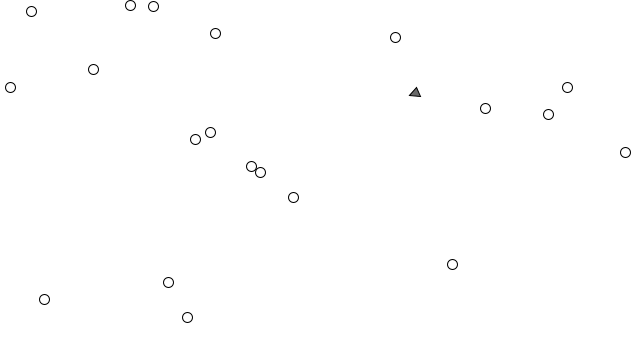
Frame 1 (no input)
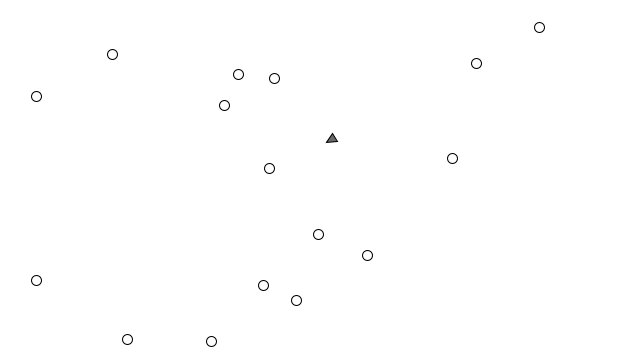
Frame 60 (the mouse pressed at the canvas centre just before this capture)
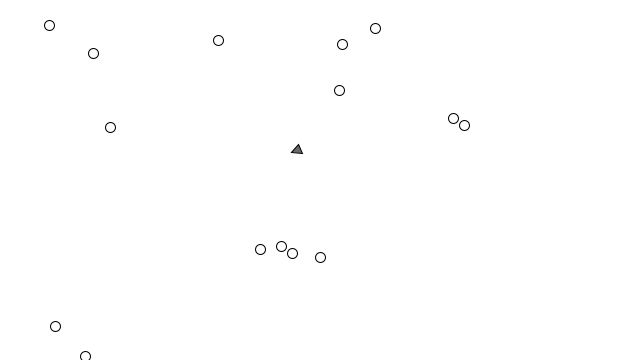
Frame 120 (the mouse held since frame 60 and released just before this capture)

The Processing sketch that drew these frames (run headless with seeded random() and noise(); from frame 60 on, the mouse is pressed at the canvas centre):

// Processing sketch: PerceptronBasedSteering
// ── PerceptronBasedSteering.pde
class Vehicle{ 
  PVector location;
  PVector velocity;
  PVector acceleration;
  float maxforce;
  float maxspeed;
  Perceptron brain;
  
  Vehicle(float x, float y, int n){
   location = new PVector(x,y);
   velocity = new PVector();
   acceleration = new PVector();
   
   maxspeed = 4;
   maxforce = 0.1;
   brain = new Perceptron(n, 0.001);
  }
 
  void step() {
   velocity.add(acceleration);
   acceleration.mult(0);
   velocity.limit(maxspeed);
   location.add(velocity);
   checkEdges();
  }
  
  
  void display() {
   float heading = velocity.heading();
   fill(0, 150);
   stroke(0);
   
   pushMatrix();
   translate(location.x, location.y);
   rotate(heading);
   triangle(-5,5, -5,-5, 5,0);
   popMatrix();
    
  }
  
  void checkEdges() {
   if(location.x > width) location.x = 0;
   else if(location.x < 0) location.x = width;
   
   if(location.y > height) location.y = 0;
   else if(location.y <0 ) location.y = height;
  }
  
  void seek(ArrayList<PVector> targets) {
    PVector[] forces = new PVector[targets.size()];

    PVector sum = new PVector();
    for(int i = 0; i<forces.length; i++) {
     forces[i] = seek(targets.get(i)); 
     sum.add(forces[i]);
    }
    
    PVector output = brain.process(forces);
    applyForce(output);
    
    PVector desired = new PVector(width/2, height/2);
    PVector error = PVector.sub(sum, location);
    brain.train(forces, error);
  }
  
  PVector seek(PVector target) {
   PVector desired = PVector.sub(target, location);
   desired.normalize();
   desired.mult(maxspeed);
   
   PVector desired_vel = PVector.sub(desired, velocity);
   desired_vel.limit(maxspeed);
   
   return desired_vel;
  }
  
  
  void applyForce(PVector f) {
   PVector force = f.copy();
   force.div(5);
   force.limit(maxforce);
   acceleration.add(force);
  }
  void update() {
   step();
   display();
  }
}

class Perceptron {
 PVector[] weights;
 float c = 0.01;
 
 Perceptron(int size, float learning_rate) {
  weights = new PVector[size];
  c = learning_rate;
  
  for(int i = 0; i<size; i++) {
   weights[i] = PVector.random2D(); 
  }
 }
 
 PVector process(PVector[] forces) {
  PVector sum = new PVector();
  for(int i = 0; i<weights.length; i++) {
   forces[i].dot(weights[i]);
   sum.add(forces[i]);
  }
  return sum;
 }
 
 void train(PVector[] forces, PVector error) {
  
   
   for(int i =0; i<weights.length; i++) {
    weights[i].x += c * error.x * forces[i].x; 
    weights[i].y += c * error.y * forces[i].y;
 }
 }
}


class Trainer {

  float[] inputs;
  int answer;
  
  Trainer(float x, float y, int a) {
   inputs = new float[3];
   inputs[0] = x;
   inputs[1] = y;
   inputs[2] = 1;
   answer = a;
  }
  
}

Vehicle vehicle;
ArrayList<PVector> targets;
void setup() {
 size(640,360);
 vehicle = new Vehicle(random(width), random(height), 20);
 targets = new ArrayList<PVector>();
 for(int i = 0; i<20; i++) {
  targets.add(new PVector(random(width), random(height))); 
 }
}


void draw() {
background(255);
stroke(0);
fill(0,0);
rectMode(CENTER);
for(PVector target: targets) {
  if(random(1) < 0.1) target.add(new PVector(random(-50,50), random(-50,50)));
  ellipse(target.x, target.y, 10,10);
}

vehicle.seek(targets);
vehicle.update();
}
